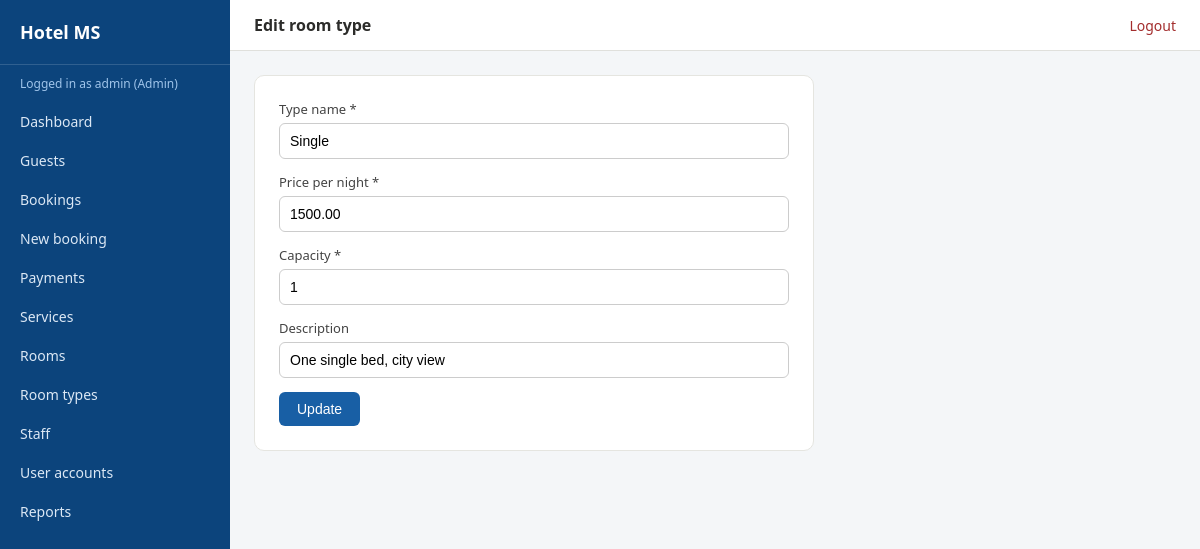
/roomtypes/edit.php?id=1 (signed in), run on the app's committed database.
### tables this page shows
CREATE TABLE RoomType (
    RoomTypeID INT AUTO_INCREMENT PRIMARY KEY,
    TypeName VARCHAR(30) NOT NULL,
    PricePerNight DECIMAL(10,2) NOT NULL,
    Capacity INT NOT NULL,
    Description VARCHAR(200)
);

### includes/functions.php (called while the page is built, shortened)
<?php
function e($str) {
    return htmlspecialchars($str ?? '', ENT_QUOTES, 'UTF-8');
}

### roomtypes/edit.php (the view, shortened to what this page needs)
<?php
require_once __DIR__ . '/../includes/init.php';
$id = (int)($_GET['id'] ?? 0);
$stmt = $pdo->prepare("SELECT * FROM RoomType WHERE RoomTypeID=?");
$stmt->execute([$id]);
$t = $stmt->fetch();
require __DIR__ . '/../includes/header.php';
require __DIR__ . '/../includes/sidebar.php';
?>
<form class="form-box" method="post">
  <div class="form-group"><label>Type name *</label><input type="text" name="type_name" value="<?= e($t['TypeName']) ?>" required></div>
  <div class="form-group"><label>Price per night *</label><input type="number" step="0.01" name="price" value="<?= e($t['PricePerNight']) ?>" required></div>
  <div class="form-group"><label>Capacity *</label><input type="number" name="capacity" value="<?= e($t['Capacity']) ?>" required></div>
  <div class="form-group"><label>Description</label><input type="text" name="description" value="<?= e($t['Description']) ?>"></div>
  <button class="btn" type="submit">Update</button>
</form>
<?php require __DIR__ . '/../includes/footer.php'; ?>

### assets/css/style.css (style rules this page uses)
* { box-sizing: border-box; margin: 0; padding: 0; }
body { font-family: 'Segoe UI', Arial, sans-serif; background: #f4f6f8; color: #2c2c2a; }
.form-box { background: #fff; padding: 24px; border-radius: 10px; max-width: 560px; border: 1px solid #e5e5e0; }
.form-group { margin-bottom: 14px; }
label { display: block; font-size: 13px; margin-bottom: 5px; color: #444; }
input, select, textarea { width: 100%; padding: 9px 10px; border: 1px solid #ccc; border-radius: 6px; font-size: 14px; }
.btn { display: inline-block; background: #185fa5; color: #fff; border: none; padding: 9px 18px; border-radius: 6px; cursor: pointer; font-size: 14px; }

### data on the page
roomtype: type_name "Single", price "1500.00", capacity "1", description "One single bed, city view"

### other printed values
$_SESSION['user']['Username'] "admin"
$role "Admin"
$pageTitle "Edit room type"
